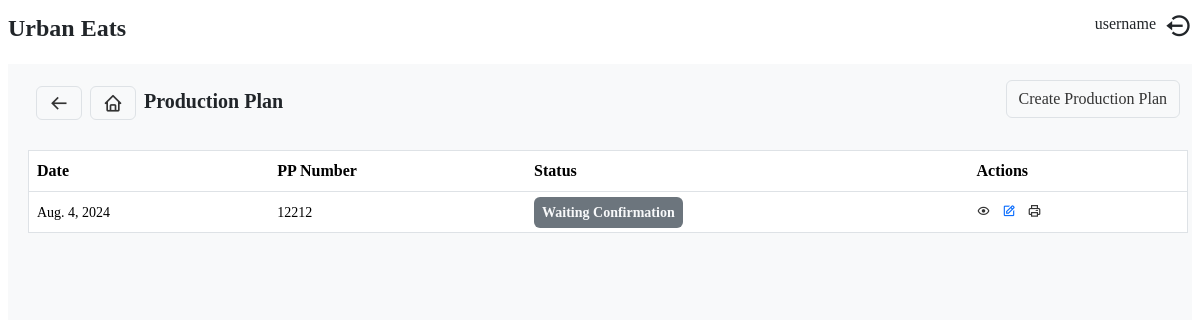
The page /inventory/production/plan/list on the database as committed earlier.
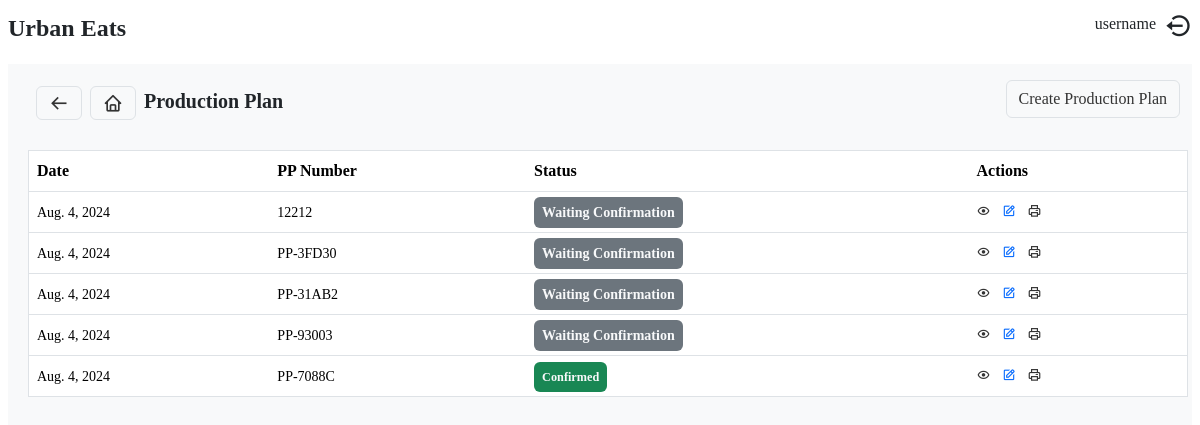
The same page on the database as committed later.
### inventory/models.py (models this page shows, shortened)
class Production(models.Model):
    date_created = models.DateField(auto_now_add=True)
    status = models.BooleanField(default=False)
    production_plan_number = models.CharField(max_length=10, unique=True, default='')

### inventory/views.py (the view)
# urls.py: path('production/plan/list', production_plans, name='production_plans'),
def production_plans(request):
    plans = Production.objects.all().order_by('-date_created')
    return render(request, 'inventory/production_plans.html', {'plans':plans})

### templates/inventory/production_plans.html (shortened to what this page needs)
{% extends "base.html" %}
{% load static%}
{% load crispy_forms_tags %}
{% block content %}
   <div class="inventory">
        <div class="inventory-navbar">
            <nav class="d-flex justify-content-between align-items-center p-2">
                <div class='fw-bold d-flex'>
                    <a href='{% url "inventory:products"%}' class='border btn bx bx-arrow-back fs-5'></a>
                    <a href='/' class='bx bx-home btn border fs-5 mx-2'></a>
                    <span class='fs-5'>Production Plan</span>
                </div>
                <div>
                    <ul class="list-unstyled mt-2">
                        <li class="btn border">
                            <a href="{% url 'inventory:create_production_plan' %}">Create Production Plan</a>
                        </li>
                    </ul>
                </div>
            </nav>
        </div>
        <div>
            <div class=" mt-2 w-100">
                <table class='table border table-hover rounded p-2' id='production_table' style="width: 100%;" >
                        <thead class='bg-primary'>
                            <tr>
                                <th>Date</th>
                                <th>PP Number</th>
                                <th>Status</th>
                                <th>Actions</th>
                            </tr>
                            </thead>
                        <tbody>
                            {% for plan in plans %}
                                <tr>
                                    <td><small>{{ plan.date_created }}</small></td>
                                    <td><small>{{ plan.production_plan_number }}</small></td>
                                    <td>
                                        <small>
                                            {% if plan.status %}
                                                <small class="bg-success fw-bold text-light p-2 rounded text-center w-100">Confirmed</small>
                                            {%else %}
                                                <a href="{% url 'inventory:confirm_production_plan' plan.id %}" class="bg-secondary fw-bold text-light p-2 rounded text-center w-100">Waiting Confirmation</a>
                                            {% endif %}
                                        </small>
                                    </td>
                                    <td>
                                        <small>
                                            <a href="{% url 'inventory:production_plan_detail' plan.id %}" class="bx bx-show"></a>
                                            <a href="{% url 'inventory:update_production_plan' plan.id %}" class="bx bx-edit text-primary mx-2"></a>
                                            <a href="" class="bx bx-printer"></a>
                                        </small>
                                    </td>
                                </tr>
                            {% endfor %}
                        </tbody>
                </table>
            </div>
        </div>
   </div>
{% endblock content %}

### templates/base.html (shortened to what this page needs)
{% load static i18n %}
{% get_current_language as LANGUAGE_CODE %}
<!DOCTYPE html>
<html lang="en">
<head>
    {% block css %}
        <link rel="stylesheet" href="{% static 'css/main.css'%}">
        <link rel="stylesheet" href="{% static 'css/bootstrap/css/bootstrap.css'%}">
        <link rel="stylesheet" href="{% static 'assets/hint.css/hint.min.css'%}">
        <link rel="stylesheet" href="{% static 'assets/DataTables/datatables.min.css'%}">
        <link href='https://unpkg.com/boxicons@2.1.4/css/boxicons.min.css' rel='stylesheet'>
        <link href='{% static "assets/boxicons/css/boxicons.css"%}' rel='stylesheet'>
        <link href="https://cdn.jsdelivr.net/npm/select2@4.1.0-rc.0/dist/css/select2.min.css" rel="stylesheet" />
        <link rel="stylesheet" href="https://cdnjs.cloudflare.com/ajax/libs/animate.css/4.1.1/animate.min.css"/>
        <link rel="stylesheet" href="https://cdnjs.cloudflare.com/ajax/libs/font-awesome/6.1.1/css/all.min.css">
    {% endblock css %}
</head>
<body>
    <div class="Urban-Eat">
        <div class="row">
            <div class=" top-bar">
                <nav class="p-2">
                    <div class="d-flex justify-content-between align-items-center w-100">
                        <div>
                            <h4 class="fw-bold">Urban Eats</h4>
                        </div>
                        <div>
                            <ul class="list-unstyled d-flex align-items-center">
                                <li class="mx-2">username</li>
                                <li class='bx bx-log-out-circle mt-1 fs-3 cursor-pointer'></li>
                            </ul>
                        </div>
                    </div>
                </nav>
                <div class='row bg-light mx-2'>
                    <div class="app-area mx-2 col-12 overflow">
                        {% block content %}{% endblock %}
                    </div>
                </div>
        </div>
    </div>
</body>
</html>

### static/css/main.css (style rules this page uses)
.overflow { height: 99vh; }
.Urban-Eat { font-family: Lato-Regular; overflow-x: hidden; }
.Urban-Eat a { text-decoration: none; color: #333; }

Rows that differ between the two databases and show on the page:
added Production: date_created "Aug. 4, 2024", production_plan_number "PP-3FD30", status "Waiting Confirmation"
added Production: date_created "Aug. 4, 2024", production_plan_number "PP-31AB2", status "Waiting Confirmation"
added Production: date_created "Aug. 4, 2024", production_plan_number "PP-93003", status "Waiting Confirmation"
added Production: date_created "Aug. 4, 2024", production_plan_number "PP-7088C", status "Confirmed"
